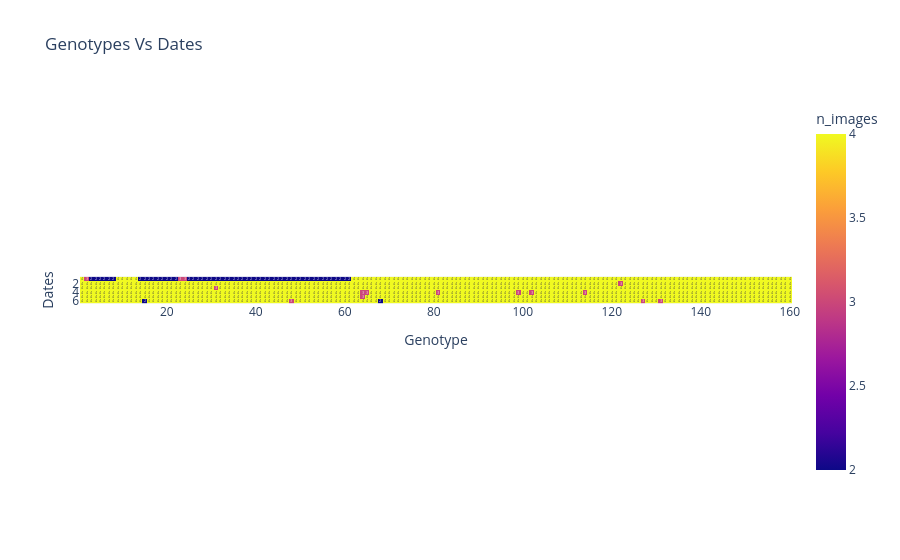

Notebook code cell kept with this figure:
### Code cell
px.imshow(pd.crosstab(corn.collection_date,
            corn.genotype).values,
            labels = dict(x = 'Genotype', y = 'Dates', color= 'n_images'),
            x=np.arange(1,161,1),
            y= np.arange(1,7,1),
            title ="Genotypes Vs Dates",
            text_auto=True)

### Figure 1 — Plotly figure (JSON) as saved in the notebook; plotly's stock layout.template omitted (floating-point values rounded to 4 significant figures; data arrays with more than 128 entries replaced by an {"elided": "..."} marker saying what was removed)
{"data": [{"coloraxis": "coloraxis", "hovertemplate": "Genotype: %{x}<br>Dates: %{y}<br>n_images: %{z}<extra></extra>", "name": "0", "texttemplate": "%{z}", "type": "heatmap", "x": {"elided": "160 int values"}, "xaxis": "x", "y": [1, 2, 3, 4, 5, 6], "yaxis": "y", "z": {"elided": "6x160 int values"}}], "layout": {"coloraxis": {"colorbar": {"title": {"text": "n_images"}}, "colorscale": [[0, "#0d0887"], [0.1111, "#46039f"], [0.2222, "#7201a8"], [0.3333, "#9c179e"], [0.4444, "#bd3786"], [0.5556, "#d8576b"], [0.6667, "#ed7953"], [0.7778, "#fb9f3a"], [0.8889, "#fdca26"], [1, "#f0f921"]]}, "title": {"text": "Genotypes Vs Dates"}, "xaxis": {"anchor": "y", "constrain": "domain", "domain": [0, 1], "scaleanchor": "y", "title": {"text": "Genotype"}}, "yaxis": {"anchor": "x", "autorange": "reversed", "constrain": "domain", "domain": [0, 1], "title": {"text": "Dates"}}}}
